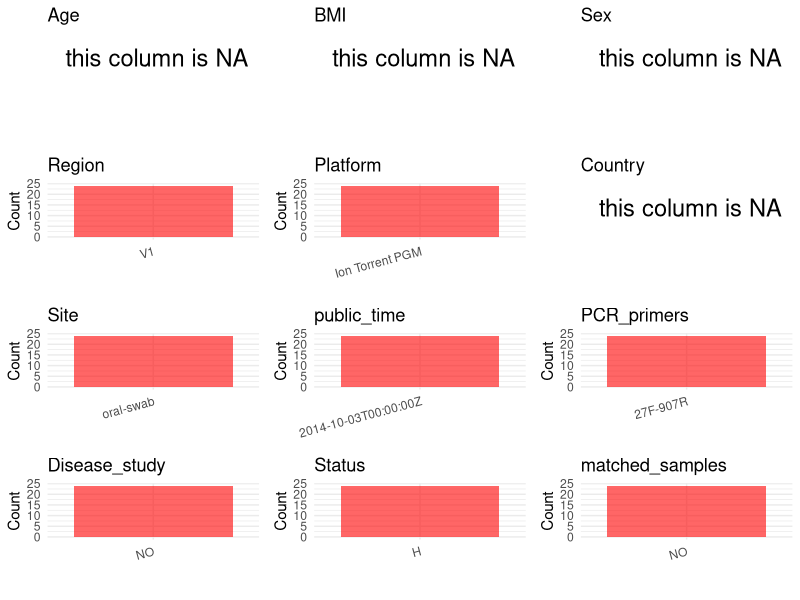

Write R code to recreate this figure. (Note: this script raises an error after producing the figure.)
## ---- chunk 1
# Load necessary libraries
library(dplyr)
library(ggplot2)
library(cowplot)

# Set working directory (update this path to your local directory)
setwd("D:/metadata/3/PRJNA255332")

# Read the initial metadata files
initial_meta<-read.csv("SraRunTable.csv",header = T)

# Combine the two metadata files
#meta <- rbind(initial_meta, initial_meta1)

#Remove entries non-oral samples
#initial_meta <- subset(initial_meta,BioSampleModel != "Metagenome or environmental")

# Check the number of samples containing "HT" in Sample.Name (e.g., healthy controls)
#nrow(subset(meta, grepl("HT", Sample.Name)))

# Display the first few rows of the metadata
head(initial_meta)
## ---- chunk 2
# Create a uniform metadata dataframe
metadata <- data.frame(
  BioProject = initial_meta$BioProject,
  Run = initial_meta$Run,
  sample_name = initial_meta$Sample.Name,
  Age = NA,
  BMI = NA,
  Sex=NA,
  Region = "V1",
  Platform = initial_meta$Instrument,
  Country = NA,
  Site = initial_meta$env_material,
  public_time = initial_meta$ReleaseDate,
  Status = "H",
  stringsAsFactors = FALSE
)
## ---- chunk 3
# Add information obtained from the publication
metadata$PCR_primers <- "27F-907R"
metadata$title <- "Alcohol and tobacco consumption affects bacterial richness in oral cavity mucosa biofilms"
metadata$Disease_study <- "NO"
# Assign disease status based on sample_name patterns
#metadata <- metadata %>%
#  mutate(Status = case_when(
#    initial_meta$Sample.Name == "Oral mucosa of healthy patients" ~ "H",
#    initial_meta$Sample.Name %in% c("Oral mucosa from affected regions of oral lichen planus patients", "Bacterial community associated with the unaffected regions from oral mucosa of Oral Lichen Planus patients") ~ "OLP"
#  ))

metadata$matched_samples <- "NO"
## ---- chunk 4
# Check the number of unique runs and sample names
print(paste("Number of unique runs:", length(unique(metadata$Run))))
print(paste("Number of unique sample names:", length(unique(metadata$sample_name))))
## ---- chunk 5
# Select columns for visualization
plot_data <- metadata %>%
  select(-BioProject, -Run, -sample_name, -title)

# Function to create simple plots for each column
create_simple_plots <- function(data) {
  plots <- list()
  
  for (col in colnames(data)) {
    # Check if the column is all NA
    if (all(is.na(data[[col]]))) {
      # Create an empty plot with text indicating all NA
      p <- ggplot() +
        annotate("text", x = 0.5, y = 0.5, label = "this column is NA", size = 6) +
        labs(title = col) +
        theme_void()
    } else if (is.numeric(data[[col]])) {
      # Numeric variable: histogram
      p <- ggplot(data, aes(x = .data[[col]])) +
        geom_histogram(fill = "blue", alpha = 0.6, bins = 20, na.rm = TRUE) +
        labs(title = col) +
        theme_minimal()
    } else {
      # Categorical variable: bar plot (remove NA values)
      count_data <- as.data.frame(table(data[[col]], useNA = "ifany"))
      p <- ggplot(count_data, aes(x = reorder(Var1, -Freq), y = Freq)) +
        geom_col(fill = "red", alpha = 0.6) +
        labs(title = col, x = NULL, y = "Count") +
        theme_minimal() +
        theme(axis.text.x = element_text(angle = 15, hjust = 1))
    }
    plots[[col]] <- p
  }
  
  return(plots)
}

# Generate and arrange plots
plots <- create_simple_plots(plot_data)
p<-plot_grid(plots$Age, 
          plots$BMI, 
          plots$Sex, 
          plots$Region, 
          plots$Platform, 
          plots$Country, 
          plots$Site,
          plots$public_time, 
          plots$PCR_primers,
          plots$Disease_study,
          plots$Status,
          plots$matched_samples,# add 
          ncol = 3, align = "hv", axis = "lb")
ggsave("Metadata_Summary.png", plot = p, width = 8, height = 6, dpi = 150)
## ---- chunk 6
knitr::include_graphics("metadata_summary.png")
## ---- chunk 7
# Reorder columns to match the desired format
metadata <- metadata[, c(
  "BioProject", "Run", "sample_name", "Age", "BMI", "Sex", 
  "Region", "Platform", "Country", "Site", "public_time", 
  "PCR_primers", "title", "Disease_study", "Status","matched_samples"
)]

# Export the uniform metadata to a CSV file
write.csv(metadata, file = "metadata.csv", quote = TRUE)
head(metadata)
